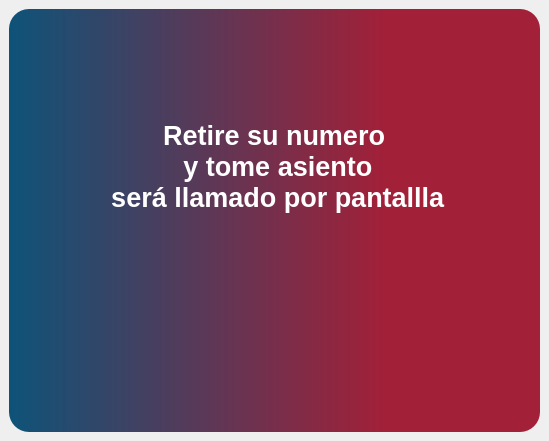
<?xml version="1.0" encoding="UTF-8"?>
<ui version="4.0">
 <class>MainWindow</class>
 <widget class="QMainWindow" name="MainWindow">
  <property name="geometry">
   <rect>
    <x>0</x>
    <y>0</y>
    <width>549</width>
    <height>441</height>
   </rect>
  </property>
  <property name="windowTitle">
   <string>MainWindow</string>
  </property>
  <property name="styleSheet">
   <string notr="true">#fondo{
background-color: qlineargradient(spread:pad, x1:1, y1:0, x2:0, y2:0, stop:0.295455 rgba(157, 19, 45, 240), stop:1 rgba(0, 73, 113, 240));
border-radius: 20px;
	
}

#txt{
color: rgb(255, 255, 255);
}
</string>
  </property>
  <widget class="QWidget" name="centralwidget">
   <layout class="QVBoxLayout" name="verticalLayout">
    <property name="spacing">
     <number>0</number>
    </property>
    <property name="leftMargin">
     <number>0</number>
    </property>
    <property name="topMargin">
     <number>0</number>
    </property>
    <property name="rightMargin">
     <number>0</number>
    </property>
    <property name="bottomMargin">
     <number>0</number>
    </property>
    <item>
     <widget class="QWidget" name="widget" native="true">
      <layout class="QVBoxLayout" name="verticalLayout_4">
       <item>
        <widget class="QWidget" name="fondo" native="true">
         <layout class="QVBoxLayout" name="verticalLayout_3">
          <property name="topMargin">
           <number>0</number>
          </property>
          <item alignment="Qt::AlignHCenter|Qt::AlignBottom">
           <widget class="QLabel" name="txt">
            <property name="font">
             <font>
              <pointsize>20</pointsize>
              <bold>true</bold>
             </font>
            </property>
            <property name="text">
             <string>Retire su numero 
 y tome asiento 
 será llamado por pantallla</string>
            </property>
            <property name="alignment">
             <set>Qt::AlignCenter</set>
            </property>
           </widget>
          </item>
          <item alignment="Qt::AlignHCenter">
           <widget class="QLabel" name="img">
            <property name="text">
             <string/>
            </property>
            <property name="pixmap">
             <pixmap resource="pantalla1.qrc">:/iconos/img/fondo.png</pixmap>
            </property>
            <property name="scaledContents">
             <bool>false</bool>
            </property>
           </widget>
          </item>
         </layout>
        </widget>
       </item>
      </layout>
     </widget>
    </item>
   </layout>
  </widget>
 </widget>
 <resources>
  <include location="pantalla1.qrc"/>
  <include location="../../AppData/Local/Programs/Python/Python311/Lib/site-packages/qt6_applications/Qt/bin/pantalla1.qrc"/>
 </resources>
 <connections/>
</ui>
